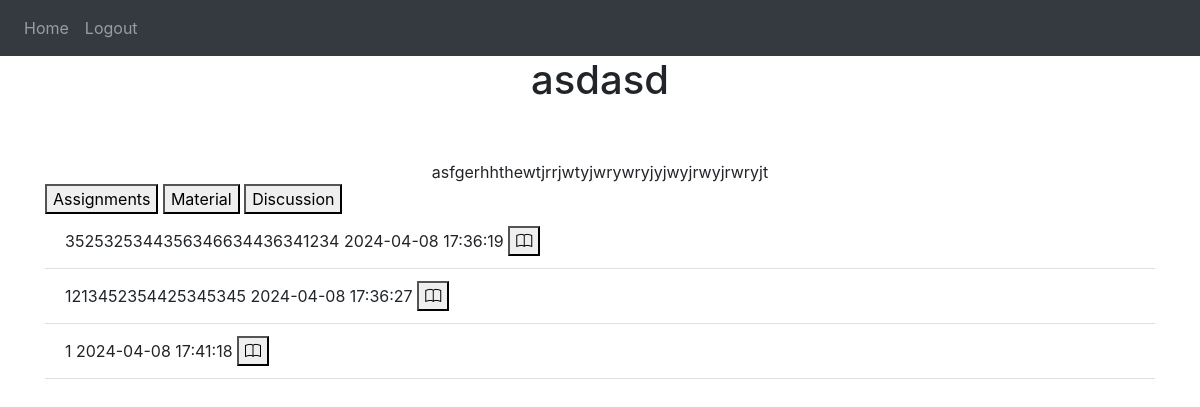
Before: /course/1 (signed in) with the older database file.
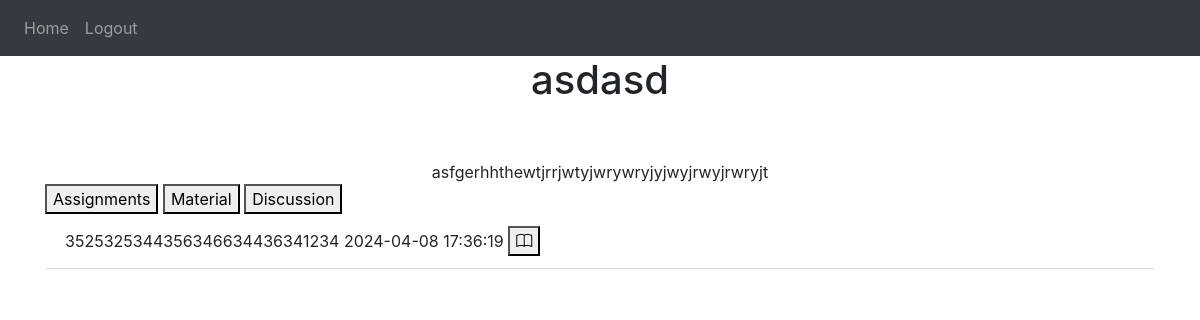
After: the same page with the newer database file.
### website/models.py (models this page shows)
class Course(db.Model, UserMixin):
    id = db.Column(db.Integer, primary_key=True)
    name = db.Column(db.String(100))
    description = db.Column(db.String(100))
    creator = db.Column(db.Integer, db.ForeignKey('user.id'))
    enroll_id = db.Column(db.Integer)
    material = db.relationship('Material', cascade='all,delete', backref='Course')
    notification = db.relationship('Notification', cascade='all,delete', backref='Course')
    assignment = db.relationship('Assignment', cascade='all,delete', backref='Course')
    enroll = db.relationship('Enroll', cascade='all,delete', backref='Course')

class Assignment(db.Model, UserMixin):
    id = db.Column(db.Integer, primary_key=True)
    data = db.Column(db.String(1000000000000000000000000000000))
    assign_date = db.Column(db.DateTime(timezone=True), default=func.now())
    creator = db.Column(db.Integer, db.ForeignKey('user.id'))
    file = db.Column(db.String(150))
    course_id = db.Column(db.Integer, db.ForeignKey('course.id'))
    submission = db.relationship('Submission', cascade='all,delete', backref='Assignment')

### website/course.py (the view, shortened to what this page needs)
@course.route('/course/<id>',methods=['GET', 'POST'])
@login_required
def viewCourseById(id):
    courseId = id
    course = Course.query.get(courseId)
    if not course:
        flash('Invalid course id!', category='error')
        return redirect(url_for('views.home'))
    assignments = Assignment.query.filter_by(course_id=courseId).all()
    discussion = db.session.query(User, Discussion).filter(Discussion.user_id == User.id).filter(Discussion.course_id==courseId).order_by(asc(Discussion.timestamp)).all()
    material = Material.query.filter_by(course_id=courseId).all()
    return render_template("course.html", user=current_user, course=course,assignments=assignments, discussion=discussion,material=material)

### website/templates/course.html (shortened to what this page needs)
{% extends "base.html" %} {% block title %}Home{% endblock %} {% block content
    %}
    <h1 align="center">{{ course.name }}</h1>
    <br />
    <br />
    <div align="center">{{ course.description }}</div>
    <div class="w3-show-inline-block">
        <div class="bar">
          <button class="bar-item" id="assign" onclick="handleHide(this.id)">Assignments</button>
          <button class="bar-item " id="mat" onclick="handleHide(this.id)">Material</button>
          <button class="" id="dis" onclick="handleHide(this.id)">Discussion</button>
        </div>
    </div>
    {% if assignments %}
        <ul class="list-group list-group-flush" id="Assignments" style="display: block;">
            {% for assignment in assignments %}
            <li class="list-group-item">{{ assignment.data }} {{ assignment.assign_date }}
                <a href="{{ '/assignments-s/%s'%assignment.id }}" ><button type="button" class="bi bi-book" data-toggle="tooltip" data-placement="top" title="View this assignment"></button></a>
            </li>
            {% endfor %}
        </ul>
    {% else %}
    <div id="Assignments" style="display: block;">
    There are still no assignments for this course, wait for your teacher to upload them !
    </div>
    {% endif %}
{% endblock %}

### website/templates/base.html (shortened to what this page needs)
<!DOCTYPE html>
<html>
<link rel="stylesheet" href="https://cdn.jsdelivr.net/npm/bootstrap-icons@1.3.0/font/bootstrap-icons.css">
  <head>
    <link
      rel="stylesheet"
      href="https://stackpath.bootstrapcdn.com/bootstrap/4.4.1/css/bootstrap.min.css"
    />
    <link
      rel="stylesheet"
      href="https://stackpath.bootstrapcdn.com/font-awesome/4.7.0/css/font-awesome.min.css"
    />
  </head>
  <body>
    <nav class="navbar navbar-expand-lg navbar-dark bg-dark">
      <div class="collapse navbar-collapse" id="navbar">
        <div class="navbar-nav">
          {% if user.is_authenticated %}
          <a class="nav-item nav-link" id="home" href="/">Home</a>
          <a class="nav-item nav-link" id="logout" href="/logout">Logout</a>
          {% else %}
          <a class="nav-item nav-link" id="login" href="/login">Login</a>
          <a class="nav-item nav-link" id="signUp" href="/sign-up">Sign Up</a>
          {% endif %}
        </div>
      </div>
    </nav>
    <div class="container">{% block content %} {% endblock %}</div>
  </body>
</html>

Changed rows visible on the page:
removed Assignment: data "1213452354425345345", assign_date "2024-04-08 17:36:27"
removed Assignment: data "1", assign_date "2024-04-08 17:41:18"
